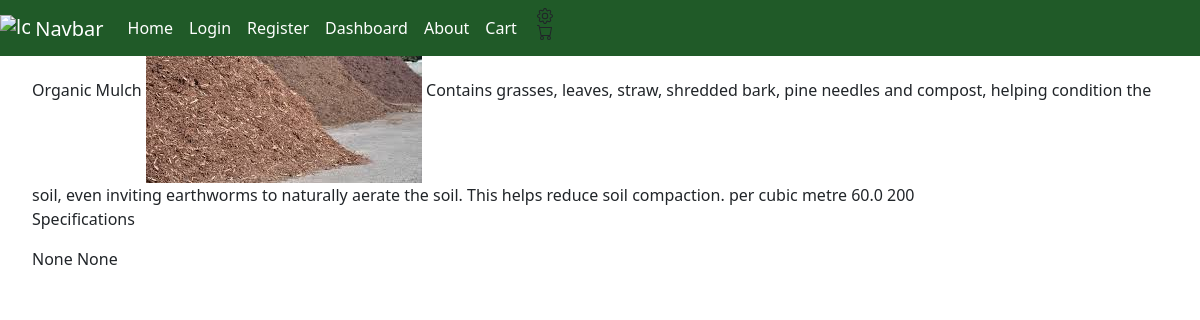
The page /product_view_4 on the database its author committed.
### ORM/tables.py (models this page shows, shortened)
class Product(TimeStampedModel):
    __tablename__ = 'products'
    id = Column(Integer, primary_key=True, autoincrement=True)
    name = Column(String(100), nullable=False)
    description = Column(String, nullable=False)
    dimensions = Column(String(50), nullable=True)
    weight = Column(REAL, nullable=True)
    unit = Column(String(50), nullable=False)
    price = Column(REAL, nullable=False)
    stock_level = Column(Integer, nullable=False)
    category = Column(Integer, ForeignKey('categories.id'), nullable=False, index=True)
    image = Column(String(100), nullable=False)
    orders = Relationship('Order', back_populates='product')
    categories = Relationship('Category', back_populates='product')

### main.py (the view)
@limiter.limit(default)
@app.route("/product_view_<int:product_id>", methods=['POST', 'GET'])
def product_view(product_id):
    product_obj = get_product_by_id(product_id)
    return render_template("product_view.html", product=product_obj)

### ORM/ORM_operations.py (called while the page is built)
def get_product_by_id(product_id):
    product = Product.query.filter(Product.id == product_id).first()
    return product

### main.py (called while the page is built)
@app.after_request
def add_security_headers(resp):
    resp.headers['Content-Security-Policy'] =  "default-src 'self'; object-src 'none'; base-uri 'none';" #prevents inline scripts from running and objects
    resp.headers['X-Content-Type-Options'] = 'nosniff' #forces the browser to honour the content type instead of auto detecting
    resp.headers['X-Frame-Options'] = 'SAMEORIGIN' #prevents external sites from embedding this site in iframe, helping prevent clickjacking
    return resp

### templates/product_view.html (shortened to what this page needs)
{% extends "base.html" %}
{% block content %}
    {{product.name}}
    <img src="{{product.image}}">
    {{product.description}}
    {{product.unit}}
    {{product.price}}
    {{product.stock_level}}
    <p>Specifications</p>
    {{product.dimensions}}
    {{product.weight}}
{% endblock %}

### static/style.css (style rules this page uses)
body { margin-left : 2rem; margin-right : 2rem; }

### rows shown on the page
Product: name "Organic Mulch", image (picture), description "Contains grasses, leaves, straw, shredded bark, pine needles and compost, helping condition the soil, even inviting earthworms to naturally aerate the soil. This helps reduce soil compaction.", unit "per cubic metre", price "60.0", stock_level "200", dimensions "None", weight "None"
